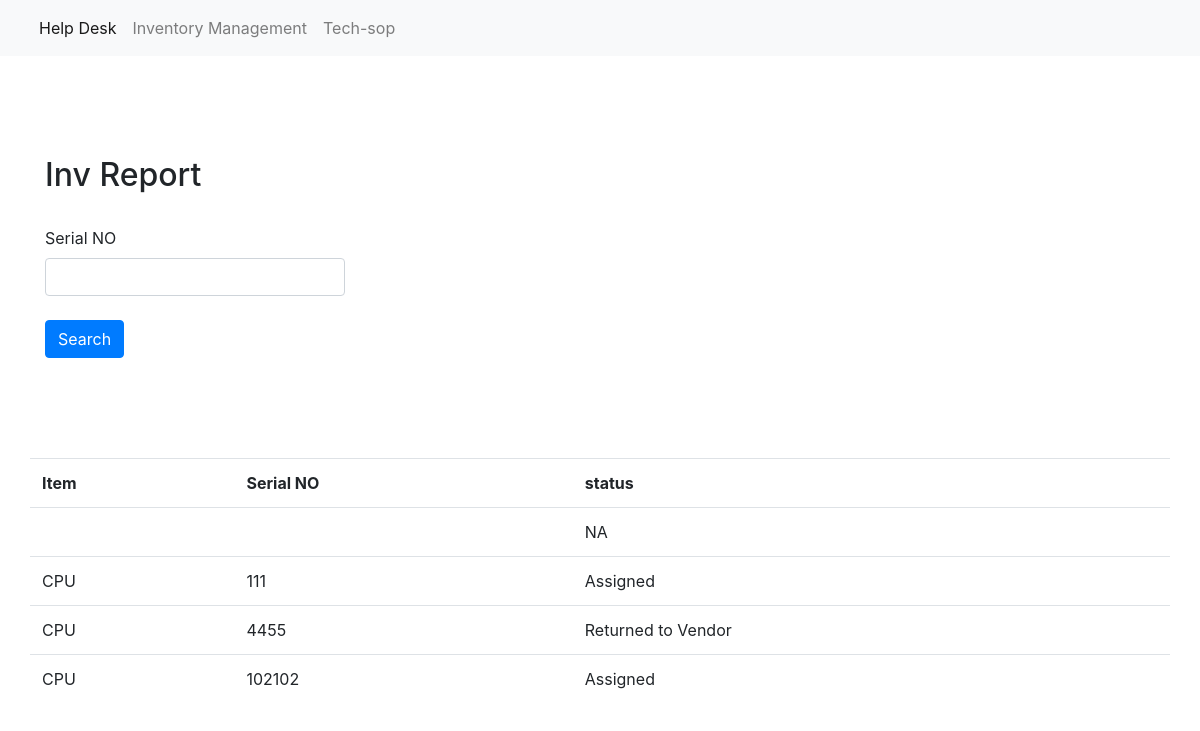
Page /inv-report/1 on the earlier database version.
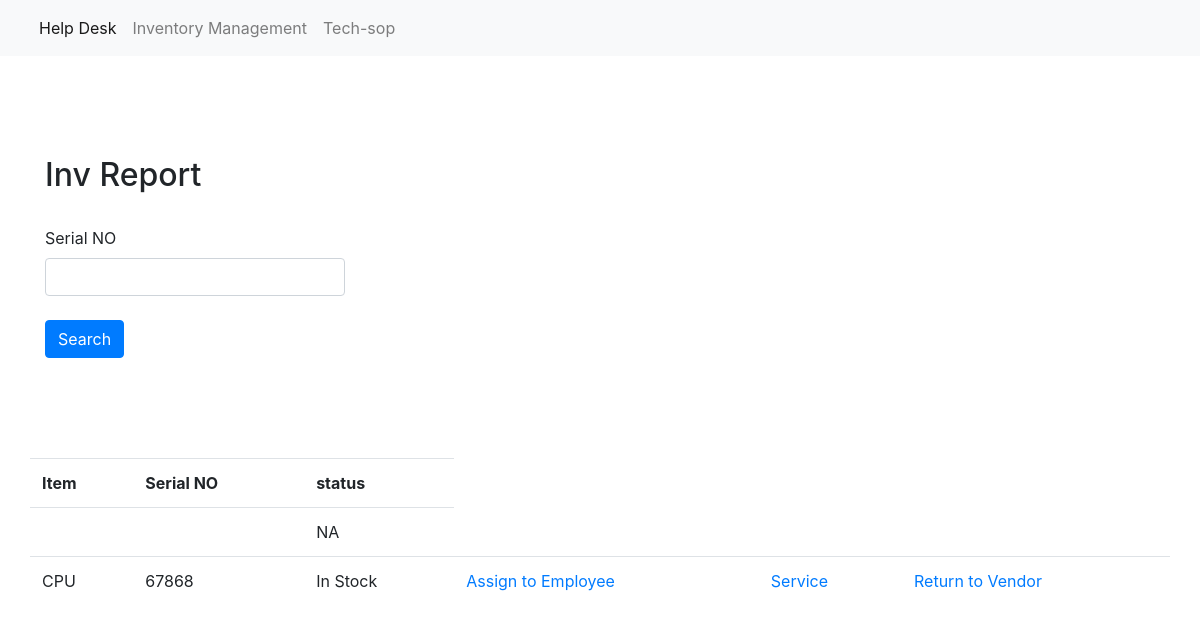
Same page on the later database version.
### home/models.py (models this page shows, shortened)
class Cpu(models.Model):
    item_name=models.CharField(default='CPU',max_length=10)
    item_id=models.IntegerField(default=1)
    in_date=models.DateField()
    serial_no=models.CharField(max_length=50,unique=True)
    ecpl_tag_name=models.CharField(max_length=30,unique=True)
    processor=models.CharField(max_length=20)
    ram=models.CharField(max_length=20)
    hd_type=models.CharField(max_length=30)
    hd_size=models.CharField(max_length=30)
    hd_serial_no=models.CharField(max_length=100)
    make=models.CharField(max_length=30)
    model=models.CharField(max_length=100)
    vendor=models.CharField(max_length=50)
    system_name=models.CharField(max_length=50)
    in_stock = models.BooleanField(default=False)
    out = models.BooleanField(default=False)
    assigned = models.BooleanField(default=False)
    service = models.BooleanField(default=False)

### home/views.py (the view, shortened to what this page needs)
# urls.py: path('inv-report/<int:pk>',invReport),
def invReport(request,pk):
    if pk == 1:
        if request.method == 'POST':
                serial_no=request.POST['serial_no']
                cpu_obj=Cpu.objects.filter(serial_no=serial_no)
                if cpu_obj.count() >0 :
                    cpu_obj = Cpu.objects.get(serial_no=serial_no)
                    data={'cpu':cpu_obj,'id':1}
                    return render(request,'cpu_inv_report.html',data)
                else:
                    messages.info(request,'Not Found !!!')
                    return render(request, 'cpu_inv_report.html')
        else:
            cpu_obj_all=Cpu.objects.all()
            data={'cpu_obj_all':cpu_obj_all,'id':1}
            return render(request,'cpu_inv_report.html',data)

### templates/cpu_inv_report.html (shortened to what this page needs)
{% extends 'base1.html' %}
{% block main %}
{% load static %}
<div class="container-lg" style="margin-top:100px;margin-bottom:100px;">
        <h2>Inv Report</h2>
    <br>
    <div>
        <div class="row">
            <div class="col-md-6">
                <form action="/inv-report/{{id}}" method="POST" enctype="multipart/form-data">
                    <label for="">Serial NO</label>
                    <input type="text" name="serial_no" class="form-control" style="width: 300px">
                    <br>
                    <button type="submit" class="btn btn-primary" value="search">Search</button>
                </form>
            </div>
            <div class="col-md-4">
            </div>
        </div>
    </div>
</div>
<div class="container-lg" style="margin-top:100px;margin-bottom:100px;">
       <div class="row">
        <table class="table">
            <tr>
                <th>Item</th>
                <th>Serial NO</th>
                <th>status</th>
            </tr>
            <tr>
                <td>{{cpu.item_name}}</td>
                <td>{{cpu.serial_no}}</td>
                {% if cpu.in_stock == True %}
                <td>In Stock</td>
                {% elif cpu.assigned == True %}
                {% elif cpu.service == True %}
                <td>{{cpu.emp_id}}</td>
                <td>Service</td>
                {% elif cpu.out == True %}
                <td>Returned to Vendor</td>
                {% else %}
                <td>NA</td>
                {% endif %}
            </tr>
            {% for cpu in cpu_obj_all %}
            <tr>
                <td>{{cpu.item_name}}</td>
                <td>{{cpu.serial_no}}</td>
                {% if cpu.in_stock == True %}
                <td>In Stock</td>
                {% elif cpu.assigned == True %}
                <td>Assigned</td>
                {% elif cpu.service == True %}
                <td>Service</td>
                 {% elif cpu.out == True %}
                <td>Returned to Vendor</td>
                {% else %}
                <td>NA</td>
                {% endif %}
                {% if cpu.in_stock == True %}
                <td>
                    <a href="/assign-inv-cpu/{{cpu.item_id}},{{cpu.id}}">Assign to Employee</a>
                </td>
                <td><a href="/service-inv-cpu/{{cpu.item_id}},{{cpu.id}}">Service</a></td>
                <td><a href="/return-inv-cpu/{{cpu.id}}">Return to Vendor</a></td>
                {% endif %}
            </tr>
            {% endfor %}
        </table>
       </div>
</div>
{% endblock %}

### templates/base1.html (shortened to what this page needs)
<!DOCTYPE html>
<html lang="en">
<head>
     {% load static %}
    <link rel="stylesheet" href="https://cdn.jsdelivr.net/npm/bootstrap@4.5.3/dist/css/bootstrap.min.css">
    <link rel="stylesheet" href="{% static 'css/style.css' %}">
    <link rel="stylesheet" href="https://stackpath.bootstrapcdn.com/font-awesome/4.7.0/css/font-awesome.min.css">
</head>
<body>
<section id="navigation">
    <nav class="navbar navbar-expand-lg navbar-light bg-light">
      <div class="container-fluid">
        <div class="collapse navbar-collapse" id="navbarNav">
          <ul class="navbar-nav">
            <li class="nav-item">
              <a class="nav-link active" aria-current="page" href="#">Help Desk</a>
            </li>
            <li class="nav-item">
              <a class="nav-link" href="/inventory-home">Inventory Management</a>
            </li>
            <li class="nav-item">
              <a class="nav-link" href="#">Tech-sop</a>
            </li>
          </ul>
        </div>
      </div>
    </nav>
</section>
  {% block main %}
  {% endblock %}
</body>
</html>

### static/css/style.css (style rules this page uses)
* { padding: 0; margin: 0; }

Differences in the rows shown:
removed Cpu: item_name "CPU", serial_no "111", in_stock "Assigned"
removed Cpu: item_name "CPU", serial_no "4455", in_stock "Returned to Vendor"
removed Cpu: item_name "CPU", serial_no "102102", in_stock "Assigned"
added Cpu: item_name "CPU", serial_no "67868", in_stock "In Stock"
